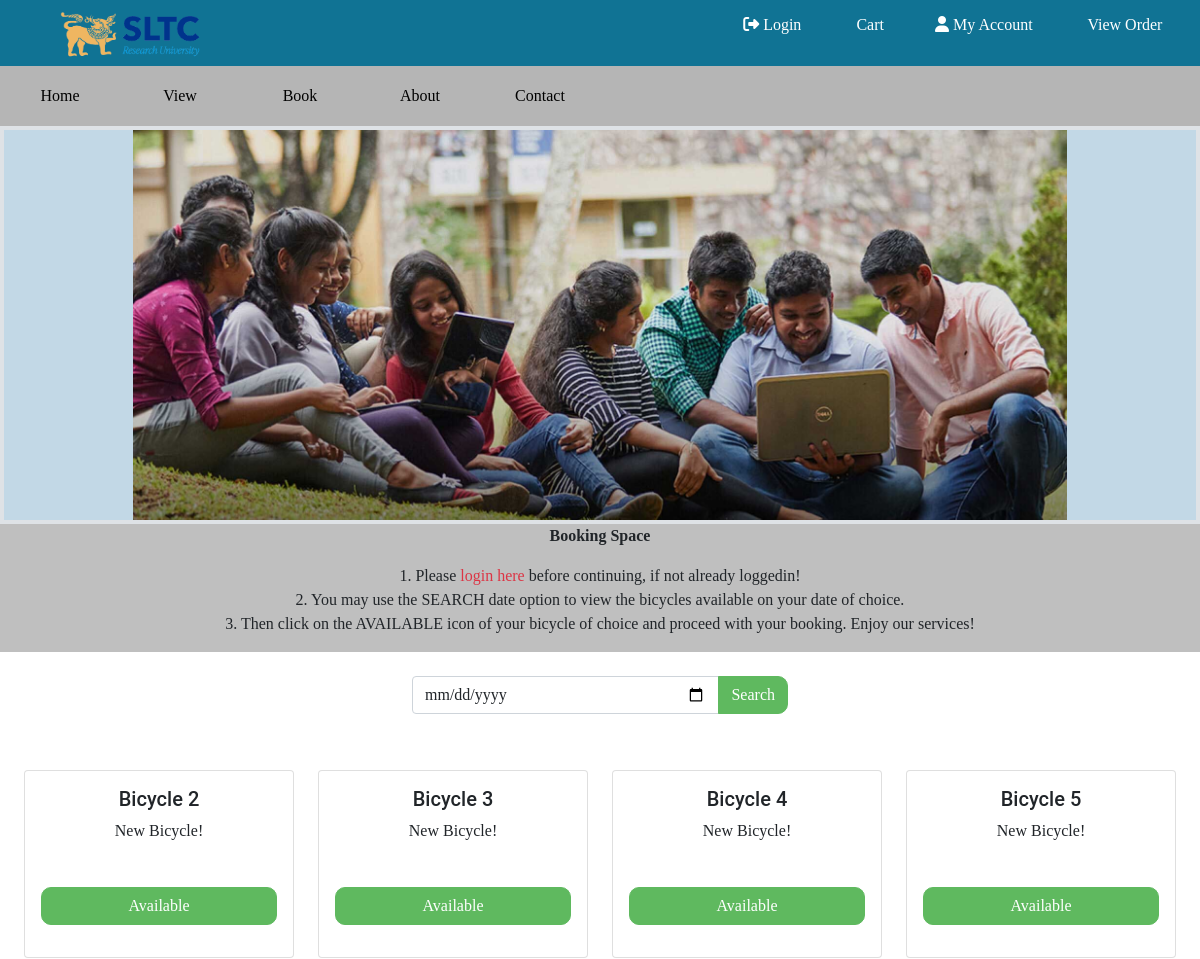
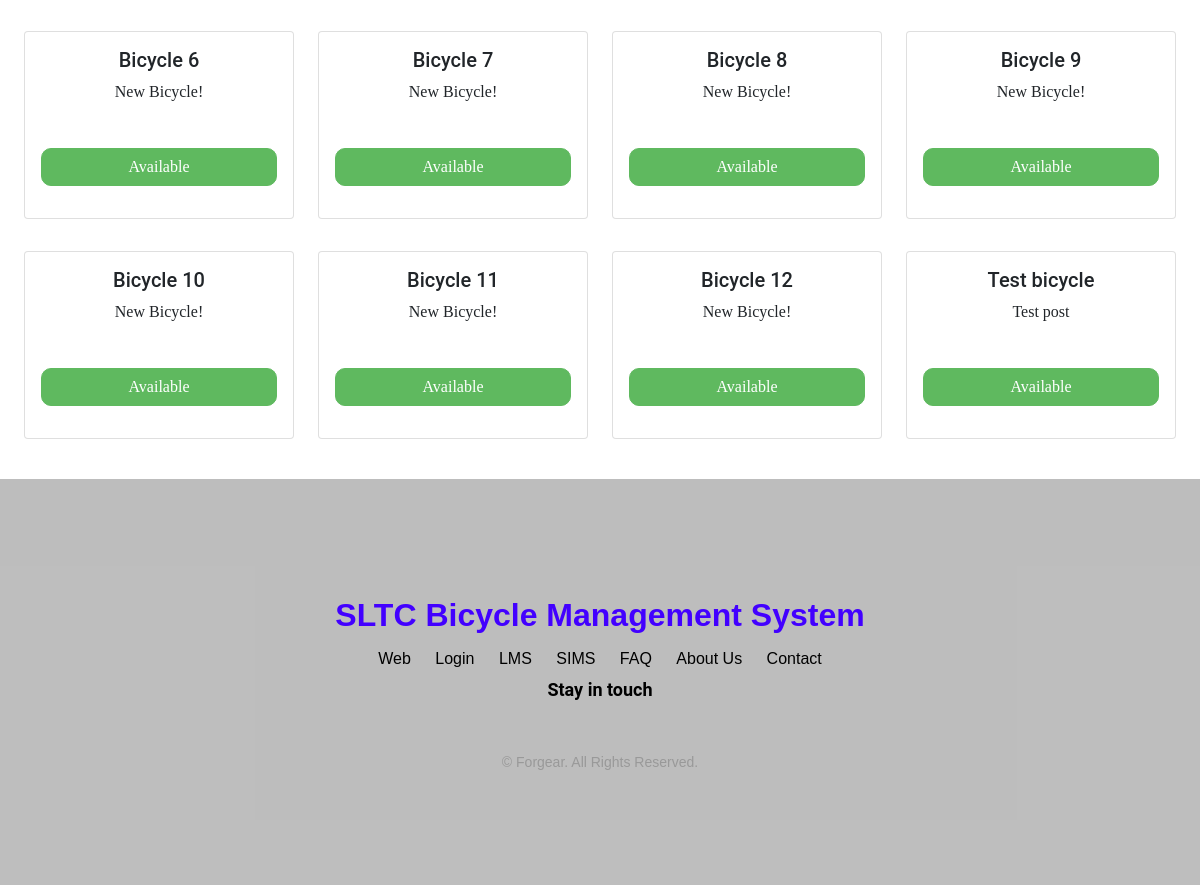
The page / on the database its author committed (2 pictures, top to bottom).
### tables this page shows
CREATE TABLE `bicycles` (
  `id` int(11) NOT NULL,
  `name` varchar(15) NOT NULL,
  `discription` varchar(225) DEFAULT NULL,
  `isavailable` tinyint(4) NOT NULL DEFAULT 1
);

### index.php (the view, shortened to what this page needs)
<?php
include_once './actions/config.php';
include './layout.php';
?>
<div class="container-fluid mt-0 d-flex w-100 border border-4 align-items-center justify-content-around" style="background-color:rgba(154, 191, 214,0.6) ;">
    <img src="./assests/images/banner.jpg" alt="" width="80%">
  </div>
  <div class="container-fluid align-items-center flex-column d-flex justify-content-around" style="background-color:#bfbfbf ;">
    <div class="w-100">
      <p class=" text-center m-0"><strong>Booking Space</strong></p>
    </div>
    <div class="text w-100 p-3">
      <p class=" text-center m-0">
      1. Please  <a href="" class=" text-danger">login here</a>  before continuing, if not already loggedin!</p>
      <p class=" text-center m-0"> 2. You may use the SEARCH date option to view the bicycles available on your date of choice. </p>
      <p class=" text-center m-0"> 3. Then click on the AVAILABLE icon of your bicycle of choice and proceed with your booking.
      Enjoy our services! </p>
    </div>
  </div>
  <div class="container-fluid my-4">
    <div class="row">
     <div class="col-10 col-md-4 mx-auto">
      <form action="<?= $_SERVER['PHP_SELF']?>" >
        <div class="input-group mb-3">
          <input required type="date" class="form-control" name="date" value="<?= strval(date('Y-d-m',time())) ?>"  aria-describedby="button-addon2">
          <button class="btn btn-success" type="submit" id="button-addon2">Search</button>
        </div>
     </form>
     </div>
    </div>
  </div>
<div class="container-fluid">
    <div class="row w-100 mx-auto justify-content-around" id="view">
        <?php
          $sql="SELECT * FROM bicycles WHERE isavailable=1";
          $res=$conn->query($sql);
          if($res==TRUE){
            if($res->num_rows>0){
              while($row=$res->fetch_assoc()){ ?>
                <div class="col-10 col-md-3 my-3 ">
                  <div class="card text-center p-0" >
                    <div class="card-body">
                      <h5 class="card-title text-center"><?= ucfirst($row['name'])?></h5>
                      <div class="dis w-100 my-2">
                        <p class="card-text"><?= $row['discription']==null?'New Bicycle!':ucfirst($row['discription']) ?> </p>
                      </div>
                      <form action="./booking.php" method="POST" class="w-100">
                        <input type="submit" class="btn btn-success w-100 m-0" value="Available">
                      </form>
                    </div>
                  </div>
                </div>
          <?php }
            }else{
              echo '<p class="alert alert-warning text-center">No Data Found! </p>';
            }
          }
        ?>
    </div>
</div>
<?php  include './footer.php'; ?>

### css/style.css (style rules this page uses)
body { font-family: "Times New Roman", -apple-system, BlinkMacSystemFont, "Segoe UI", Roboto, "Helvetica Neue", Arial, "Noto Sans", sans-serif, "Apple Color Emoji", "Segoe UI Emoji", "Segoe UI Symbol", "Noto Color Emoji"; }
h1, h2, h3, h4, h5, h6, .h1, .h2, .h3, .h4, .h5, .h6 { font-family: "Roboto", -apple-system, BlinkMacSystemFont, "Segoe UI", Roboto, "Helvetica Neue", Arial, "Noto Sans", sans-serif, "Apple Color Emoji", "Segoe UI Emoji", "Segoe UI Symbol", "Noto Color Emoji"; }
a { -webkit-transition: .3s all ease; -o-transition: .3s all ease; transition: .3s all ease; }
a, a:hover { text-decoration: none !important; }
.btn-success { background-color: rgb(95, 185, 95); border-color: rgb(95, 185, 95); border-radius: 10px; }

### index.php (style rules this page uses)
.dis { height: 60px; overflow-y: scroll; }

### rows shown on the page
bicycles: name "Bicycle 2", shows "New Bicycle!"
bicycles: name "Bicycle 3", shows "New Bicycle!"
bicycles: name "Bicycle 4", shows "New Bicycle!"
bicycles: name "Bicycle 5", shows "New Bicycle!"
bicycles: name "Bicycle 6", shows "New Bicycle!"
bicycles: name "Bicycle 7", shows "New Bicycle!"
bicycles: name "Bicycle 8", shows "New Bicycle!"
bicycles: name "Bicycle 9", shows "New Bicycle!"
bicycles: name "Bicycle 10", shows "New Bicycle!"
bicycles: name "Bicycle 11", shows "New Bicycle!"
bicycles: name "Bicycle 12", shows "New Bicycle!"
bicycles: name "Test bicycle", discription "Test post"
